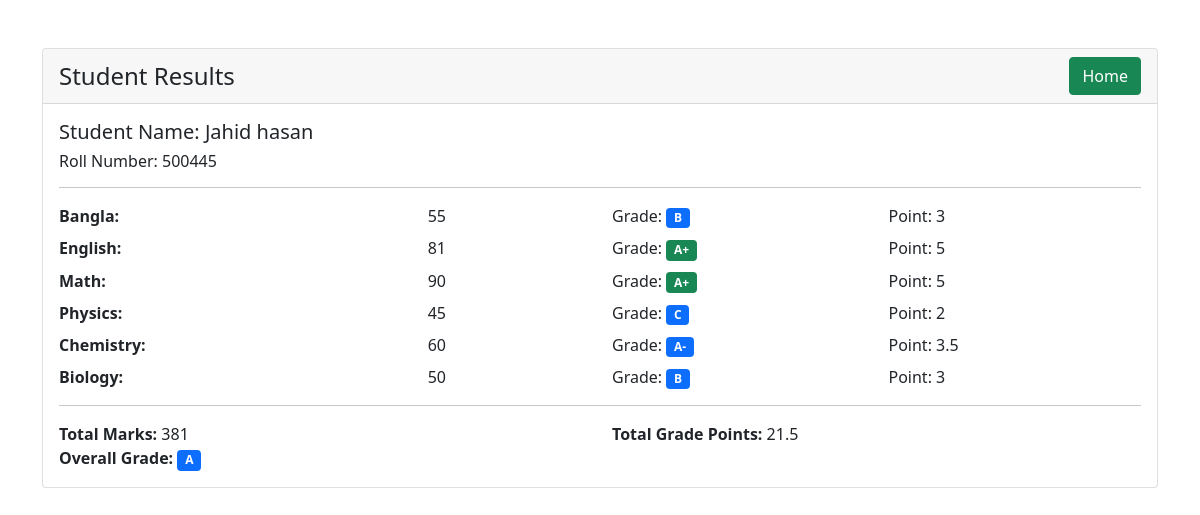
Screenshot of /result.php?roll=500445 with the database file from the repository.
### tables this page shows
CREATE TABLE `result` (
  `id` int(11) NOT NULL,
  `student_id` int(11) NOT NULL,
  `bangla` int(11) NOT NULL,
  `english` int(11) NOT NULL,
  `math` int(11) NOT NULL,
  `physics` int(11) NOT NULL,
  `chemistry` int(11) NOT NULL,
  `biology` int(11) NOT NULL,
  `created_at` timestamp NOT NULL DEFAULT current_timestamp(),
  `updated_at` timestamp NULL DEFAULT NULL
);

CREATE TABLE `students` (
  `id` int(11) NOT NULL COMMENT 'Primary Key',
  `name` varchar(50) NOT NULL,
  `roll` bigint(20) NOT NULL,
  `phone` varchar(11) NOT NULL,
  `created_at` timestamp NOT NULL DEFAULT current_timestamp(),
  `updated_at` timestamp NULL DEFAULT NULL
);

### view/result.php (the view, shortened to what this page needs)
<!doctype html>
<html lang="en">
<head>
    <link href="https://cdn.jsdelivr.net/npm/bootstrap@5.0.2/dist/css/bootstrap.min.css" rel="stylesheet">
</head>
<body>
    <div class="container mt-5">
        <div class="card">
            <div class="card-header d-flex justify-content-between align-items-center">
                <h4 class="mb-0 me-3">Student Results</h4>
                <a href="index.php"><button class="btn btn-success">Home</button></a>
            </div>
            <div class="card-body">
                <?php
                if ($result->num_rows > 0) {
                    $row = $result->fetch_assoc();
                    $subjects = ["Bangla", "English", "Math", "Physics", "Chemistry", "Biology"];
                    $totalPoints = 0;
                    $totalMarks = 0;
                    $totalSubjects = count($subjects);
                    echo "<h5>Student Name: " . htmlspecialchars($row["name"]) . "</h5>";
                    echo "<h6>Roll Number: " . htmlspecialchars($row["roll"]) . "</h6>";
                    echo "<hr>";
                    foreach ($subjects as $subject) {
                        $marks = $row[strtolower($subject)];
                        $grade = calculateGrade($marks);
                        $gradePoint = calculateGradePoint($marks);
                        $totalPoints += $gradePoint;
                        $totalMarks += $marks;
                        echo "<div class='row mb-2'>";
                        echo "<div class='col-md-4'><strong>$subject:</strong></div>";
                        echo "<div class='col-md-2'>" . htmlspecialchars($marks) . "</div>";
                        echo "<div class='col-md-3'>Grade: <span class='badge bg-" . ($grade == 'F' ? 'danger' : ($grade == 'A+' ? 'success' : 'primary')) . "'>$grade</span></div>";
                        echo "<div class='col-md-3'>Point: " . htmlspecialchars($gradePoint) . "</div>";
                        echo "</div>";
                    }
                    $averageGradePoint = $totalPoints / $totalSubjects;
                    $overallGrade = calculateGrade($averageGradePoint * 20);
                    echo "<hr>";
                    echo "<div class='row'>";
                    echo "<div class='col-md-6'><strong>Total Marks:</strong> " . htmlspecialchars($totalMarks) . "</div>";
                    echo "<div class='col-md-6'><strong>Total Grade Points:</strong> " . htmlspecialchars($totalPoints) . "</div>";
                    echo "<div class='col-md-6'><strong>Overall Grade:</strong> <span class='badge bg-" . ($overallGrade == 'F' ? 'danger' : ($overallGrade == 'A+' ? 'success' : 'primary')) . "'>$overallGrade</span></div>";
                    echo "</div>";
                } else {
                    echo "<p class='text-danger'>No results found for the given roll number.</p>";
                }
                ?>
            </div>
        </div>
    </div>
</body>
</html>

### rows the page displays
result: student.name "Jahid hasan", student.roll "500445", bangla "55", bangla "B", bangla "3", english "81", english "A+", english "5", math "90", math "A+", math "5", physics "45", physics "C", physics "2", chemistry "60", chemistry "A-", chemistry "3.5", biology "50", biology "B", biology "3"

### other values shown
$subject "Bangla"
$subject "English"
$subject "Math"
$subject "Physics"
$subject "Chemistry"
$subject "Biology"
$totalMarks "381"
$totalPoints "21.5"
$overallGrade "A"
